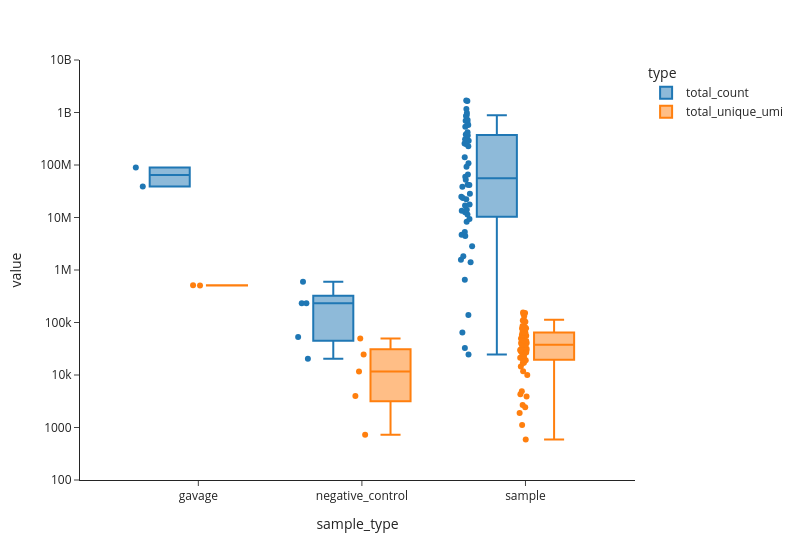

The code cell stored with this chart in its notebook:
### Code cell
fig = px.box(df_gavage_gpd,
             x = 'sample_type',
             y = 'value',
             color = 'type',
             hover_data = ['sample'],
             template = 'simple_white',
             points = 'all',
             log_y = True,
             width = 800
             )
fig.update_yaxes(range = [2, 10])
fig.show()

### Figure 1 — Plotly figure (JSON) as saved in the notebook; plotly's stock layout.template omitted (floating-point values rounded to 4 significant figures)
{"data": [{"alignmentgroup": "True", "boxpoints": "all", "customdata": [["s1_gavage-DNA"], ["s2_gavage-DNA"], ["NTC_H3_NTC"], ["WATER_B3_WATER"], ["WATER_C6_WATER"], ["WATER_D2_WATER"], ["WATER_F9_WATER"], ["s100_SI-DNA"], ["s101_SI-DNA"], ["s102_SI-DNA"], ["s103_SI-DNA"], ["s104_SI-DNA"], ["s105_SI-DNA"], ["s106_SI-DNA"], ["s109_Cecum-DNA"], ["s110_Cecum-DNA"], ["s111_Cecum-DNA"], ["s112_Cecum-DNA"], ["s113_Cecum-DNA"], ["s114_Cecum-DNA"], ["s115_Cecum-DNA"], ["s116_Cecum-DNA"], ["s119_Pr.-Colon-DNA"], ["s120_Pr.-Colon-DNA"], ["s121_Pr.-Colon-DNA"], ["s122_Pr.-Colon-DNA"], ["s123_Pr.-Colon-DNA"], ["s124_Pr.-Colon-DNA"], ["s125_Pr.-Colon-DNA"], ["s126_Pr.-Colon-DNA"], ["s19_stool-DNA"], ["s20_stool-DNA"], ["s21_stool-DNA"], ["s22_stool-DNA"], ["s23_stool-DNA"], ["s24_stool-DNA"], ["s25_stool-DNA"], ["s26_stool-DNA"], ["s29_stool-DNA"], ["s30_stool-DNA"], ["s31_stool-DNA"], ["s32_stool-DNA"], ["s33_stool-DNA"], ["s34_stool-DNA"], ["s35_stool-DNA"], ["s36_stool-DNA"], ["s39_stool-DNA"], ["s40_stool-DNA"], ["s41_stool-DNA"], ["s42_stool-DNA"], ["s43_stool-DNA"], ["s44_stool-DNA"], ["s45_stool-DNA"], ["s46_stool-DNA"], ["s49_stool-DNA"], ["s50_stool-DNA"], ["s51_stool-DNA"], ["s52_stool-DNA"], ["s53_stool-DNA"], ["s54_stool-DNA"], ["s55_stool-DNA"], ["s56_stool-DNA"], ["s99_SI-DNA"]], "hovertemplate": "type=total_count<br>sample_type=%{x}<br>value=%{y}<br>sample=%{customdata[0]}<extra></extra>", "legendgroup": "total_count", "marker": {"color": "#1F77B4"}, "name": "total_count", "notched": false, "offsetgroup": "total_count", "orientation": "v", "showlegend": true, "type": "box", "x": ["gavage", "gavage", "negative_control", "negative_control", "negative_control", "negative_control", "negative_control", "sample", "sample", "sample", "sample", "sample", "sample", "sample", "sample", "sample", "sample", "sample", "sample", "sample", "sample", "sample", "sample", "sample", "sample", "sample", "sample", "sample", "sample", "sample", "sample", "sample", "sample", "sample", "sample", "sample", "sample", "sample", "sample", "sample", "sample", "sample", "sample", "sample", "sample", "sample", "sample", "sample", "sample", "sample", "sample", "sample", "sample", "sample", "sample", "sample", "sample", "sample", "sample", "sample", "sample", "sample", "sample"], "x0": " ", "xaxis": "x", "y": [89300000.0, 39080000.0, 232000.0, 53140.0, 233100.0, 597600.0, 20420.0, 4700000.0, 1825000.0, 138200.0, 9361000.0, 1407000.0, 52400000.0, 1576000.0, 648900000.0, 1654000000.0, 379600000.0, 5307000.0, 288200000.0, 66080000.0, 41500000.0, 254000000.0, 24830000.0, 38380000.0, 22200000.0, 139700000.0, 4430000.0, 534400000.0, 13420000.0, 856800000.0, 363400000.0, 59950000.0, 2827000.0, 8343000.0, 64390.0, 24620.0, 16860000.0, 32780.0, 257100000.0, 717000000.0, 108100000.0, 1167000000.0, 251100000.0, 11350000.0, 421000000.0, 651000.0, 981800000.0, 310700000.0, 14110000.0, 884200000.0, 293100000.0, 12580000.0, 699600000.0, 390300000.0, 228500000.0, 1687000000.0, 28230000.0, 269700000.0, 580000000.0, 41960000.0, 17610000.0, 92380000.0, 23520000.0], "y0": " ", "yaxis": "y"}, {"alignmentgroup": "True", "boxpoints": "all", "customdata": [["s1_gavage-DNA"], ["s2_gavage-DNA"], ["NTC_H3_NTC"], ["WATER_B3_WATER"], ["WATER_C6_WATER"], ["WATER_D2_WATER"], ["WATER_F9_WATER"], ["s100_SI-DNA"], ["s101_SI-DNA"], ["s102_SI-DNA"], ["s103_SI-DNA"], ["s104_SI-DNA"], ["s105_SI-DNA"], ["s106_SI-DNA"], ["s109_Cecum-DNA"], ["s110_Cecum-DNA"], ["s111_Cecum-DNA"], ["s112_Cecum-DNA"], ["s113_Cecum-DNA"], ["s114_Cecum-DNA"], ["s115_Cecum-DNA"], ["s116_Cecum-DNA"], ["s119_Pr.-Colon-DNA"], ["s120_Pr.-Colon-DNA"], ["s121_Pr.-Colon-DNA"], ["s122_Pr.-Colon-DNA"], ["s123_Pr.-Colon-DNA"], ["s124_Pr.-Colon-DNA"], ["s125_Pr.-Colon-DNA"], ["s126_Pr.-Colon-DNA"], ["s19_stool-DNA"], ["s20_stool-DNA"], ["s21_stool-DNA"], ["s22_stool-DNA"], ["s23_stool-DNA"], ["s24_stool-DNA"], ["s25_stool-DNA"], ["s26_stool-DNA"], ["s29_stool-DNA"], ["s30_stool-DNA"], ["s31_stool-DNA"], ["s32_stool-DNA"], ["s33_stool-DNA"], ["s34_stool-DNA"], ["s35_stool-DNA"], ["s36_stool-DNA"], ["s39_stool-DNA"], ["s40_stool-DNA"], ["s41_stool-DNA"], ["s42_stool-DNA"], ["s43_stool-DNA"], ["s44_stool-DNA"], ["s45_stool-DNA"], ["s46_stool-DNA"], ["s49_stool-DNA"], ["s50_stool-DNA"], ["s51_stool-DNA"], ["s52_stool-DNA"], ["s53_stool-DNA"], ["s54_stool-DNA"], ["s55_stool-DNA"], ["s56_stool-DNA"], ["s99_SI-DNA"]], "hovertemplate": "type=total_unique_umi<br>sample_type=%{x}<br>value=%{y}<br>sample=%{customdata[0]}<extra></extra>", "legendgroup": "total_unique_umi", "marker": {"color": "#FF7F0E"}, "name": "total_unique_umi", "notched": false, "offsetgroup": "total_unique_umi", "orientation": "v", "showlegend": true, "type": "box", "x": ["gavage", "gavage", "negative_control", "negative_control", "negative_control", "negative_control", "negative_control", "sample", "sample", "sample", "sample", "sample", "sample", "sample", "sample", "sample", "sample", "sample", "sample", "sample", "sample", "sample", "sample", "sample", "sample", "sample", "sample", "sample", "sample", "sample", "sample", "sample", "sample", "sample", "sample", "sample", "sample", "sample", "sample", "sample", "sample", "sample", "sample", "sample", "sample", "sample", "sample", "sample", "sample", "sample", "sample", "sample", "sample", "sample", "sample", "sample", "sample", "sample", "sample", "sample", "sample", "sample", "sample"], "x0": " ", "xaxis": "x", "y": [512500.0, 507300.0, 11610.0, 3975.0, 24680.0, 49660.0, 731.0, 27530.0, 19180.0, 4918.0, 10010.0, 1882.0, 3896.0, 4300.0, 151500.0, 109300.0, 65560.0, 30280.0, 26920.0, 23010.0, 17080.0, 34450.0, 74000.0, 76590.0, 57750.0, 45880.0, 11730.0, 16940.0, 14500.0, 25370.0, 103100.0, 55510.0, 44550.0, 47300.0, 2673.0, 1114.0, 19820.0, 588.0, 155000.0, 85410.0, 77570.0, 49580.0, 37820.0, 29180.0, 55880.0, 2440.0, 133000.0, 82680.0, 64500.0, 57430.0, 29180.0, 19980.0, 37410.0, 38690.0, 145000.0, 112400.0, 63910.0, 40530.0, 27380.0, 21300.0, 39380.0, 40670.0, 31460.0], "y0": " ", "yaxis": "y"}], "layout": {"boxmode": "group", "legend": {"title": {"text": "type"}, "tracegroupgap": 0}, "margin": {"t": 60}, "width": 800, "xaxis": {"anchor": "y", "domain": [0, 1], "title": {"text": "sample_type"}}, "yaxis": {"anchor": "x", "domain": [0, 1], "range": [2, 10], "title": {"text": "value"}, "type": "log"}}}
